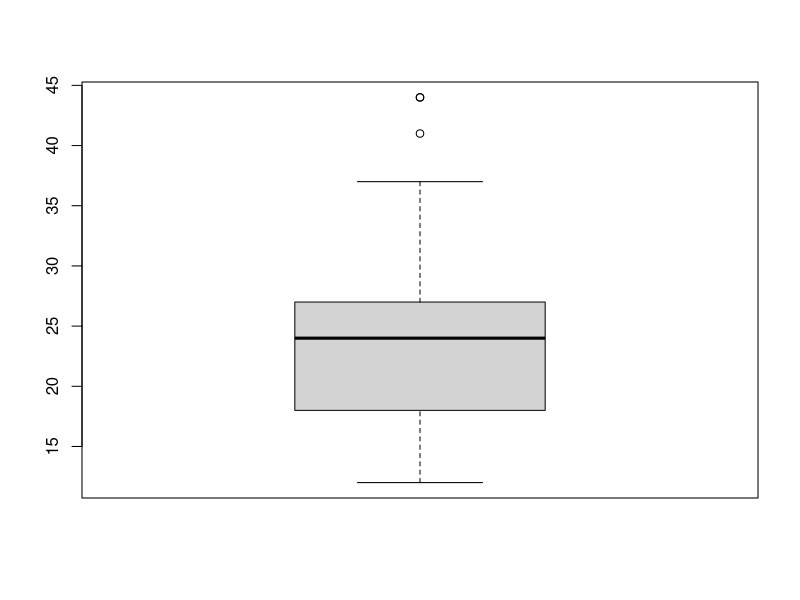
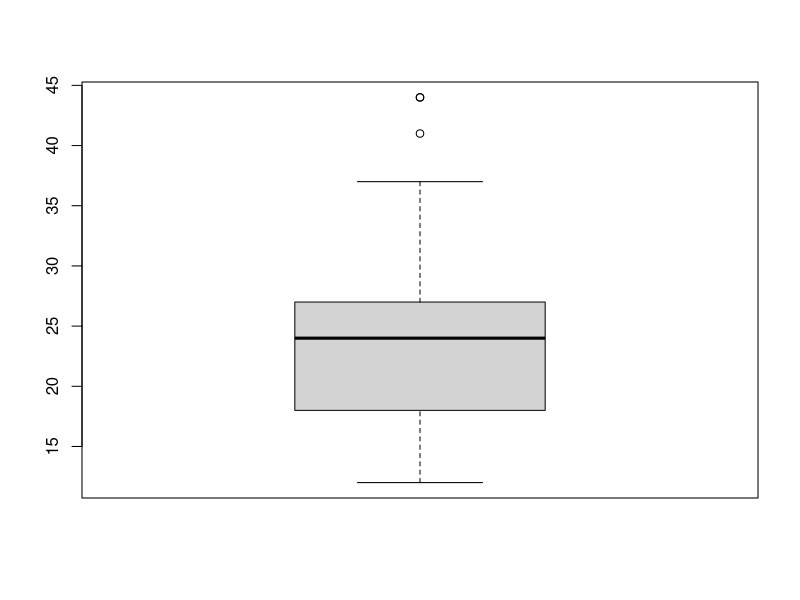
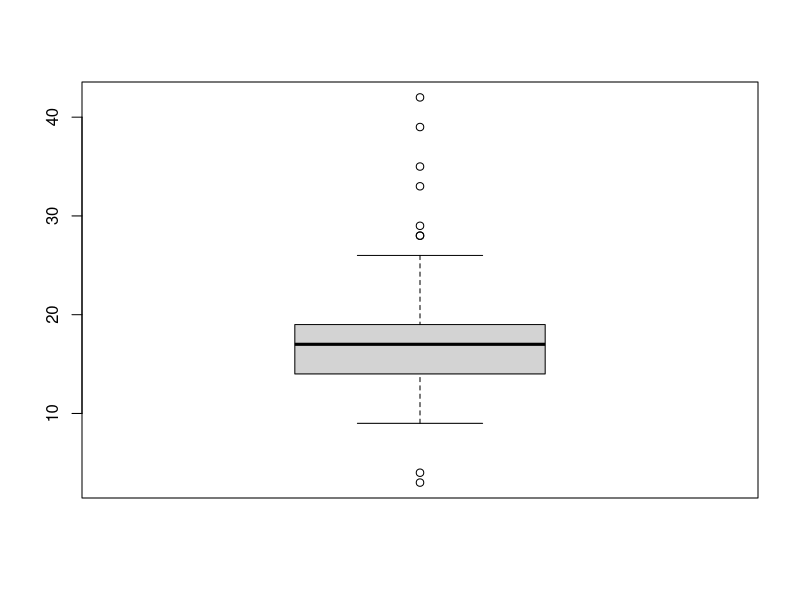
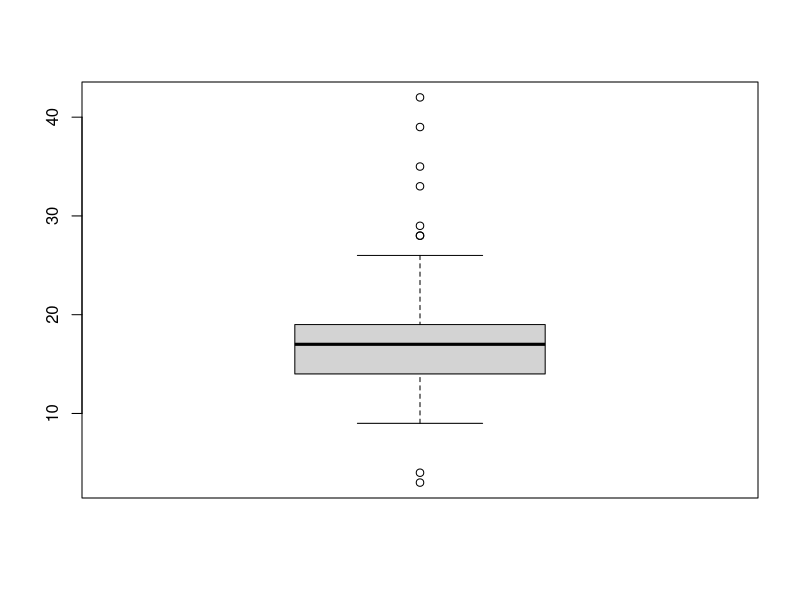
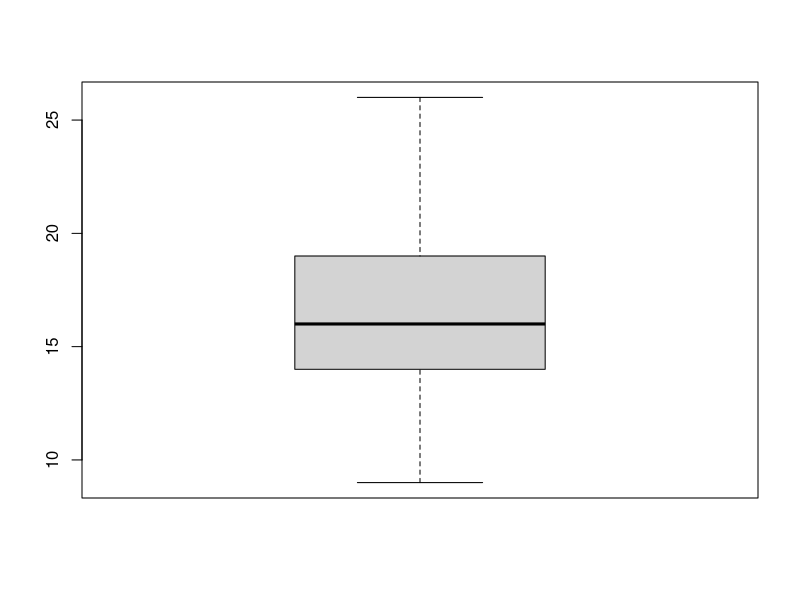

Write R code to recreate these figures, in order.
library(dplyr)

# 이상치 제거하기: 존재할 수 없는 값
outlier <- data.frame(sex = c(1,2,1,3,2,1), score = c(5,4,3,4,2,6))
outlier

table(outlier$sex)
table(outlier$score)

outlier$sex <- ifelse(outlier$sex == 3, NA, outlier$sex)     # sex의 값에서 3을 이상치라고 가정함
outlier

outlier$score <- ifelse(outlier$score>5, NA, outlier$score)  # score의 값에서 5보다 큰 값을 이상치라고 가정함
outlier

outlier %>% 
  filter(!is.na(sex) & !is.na(score)) %>% 
  group_by(sex) %>% 
  summarise(mean_score = mean(score))


# 이상치 제거하기 : 극단적인 값
mpg <- as.data.frame(ggplot2::mpg)
boxplot(mpg$hwy)
boxplot(mpg$hwy)$stats   # boxplot()$stats 는 분포 통계치(하한, 하한 사분위수, 중앙값, 상한 사분위수, 상한)를 출력

mpg$hwy <- ifelse(mpg$hwy < 12 | mpg$hwy > 37, NA, mpg$hwy)
table(is.na(mpg$hwy))

mpg %>% 
  group_by(drv) %>% 
  summarise(mean_hwy = mean(hwy,na.rm=T))

# 실습
mpg <- as.data.frame(ggplot2::mpg)          
mpg[c(10,14,58,93),'drv'] <- "k"                  # drv에 k라는 이상치를 넣은 거
mpg[c(29,43,129,203),'cty'] <- c(3,4,39,42)       # cty에 3,4,39,42라는 값을 넣음

# drv에 이상치가 있는지 확인하세요. 이상치를 결측 처리하고 이상치가 사라졌는지 확인하세요. ( %in% 사용)
table(mpg$drv)           
mpg$drv <- ifelse(mpg$drv %in% c('4','f','r'), mpg$drv, NA) # mpg$drv 값이 4,f,r 중 하나가 참이면 그대로 사용, 아니면 NA 할당


table(mpg$drv)

# 상자 그림을 이용해 cty에 이상치가 있는지 확인하세요, 정상 범위를 벗어나는 값을 결측 처리한 후 다시 상자그림을 그리세요.
boxplot(mpg$cty)
boxplot(mpg$cty)$stats                                    # boxplot(mpg$cty)$stats을 통해 하한과 상한을 확인
mpg$cty <- ifelse(mpg$cty<9 | mpg$cty > 26,NA,mpg$cty)    # $stats를 통해 확인한 상한보다 큰 값, 하한보다 작은 값을 결측 처리
boxplot(mpg$cty)

# 두 변수의 이상치를 결측 처리한 후 drv 별로 cty 평균을 구하세요.
mpg %>% 
  filter(!is.na(drv)&!is.na(cty)) %>% 
  group_by(drv) %>% 
  summarise(mean_cty = mean(cty))
